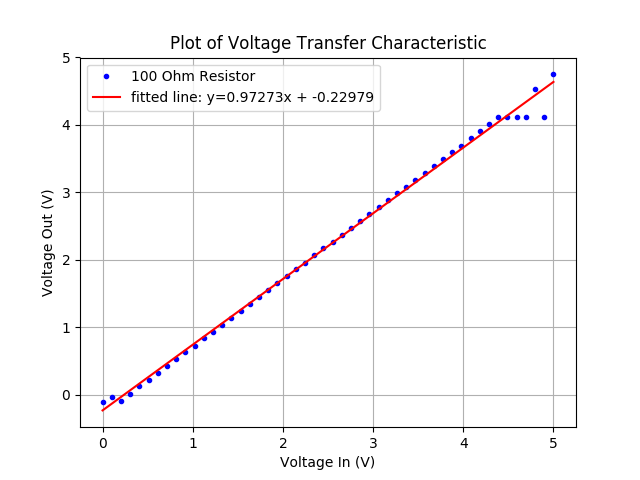

Python code for this plot:

# Simple I-V Graph


import numpy as np
import matplotlib.pyplot as plt
from scipy import stats

Vb = open('exp3-100/Vb.txt', 'r').read().split()
Vout = open('exp3-100/Vout.txt', 'r').read().split()


i = 0
for x in Vb:
    val = float(x)
    Vb[i]= val
    i = i+1

i = 0
for x in Vout:
    val = float(x)
    Vout[i]= val
    i = i+1

slope, intercept, r_value, p_value, std_err = stats.linregress(Vb, Vout)
Vb = np.array(Vb)



if __name__ == '__main__':
    title = "Plot of Voltage Transfer Characteristic"
    xLabel = "Voltage In (V)"
    yLabel = "Voltage Out (V)"

    Data = plt.plot(Vb, Vout, 'bo', markersize=3, label="100 Ohm Resistor")
    Data = plt.plot(Vb, (slope*Vb)+intercept, 'r', label="fitted line: y="+str(round(slope,5))+"x + " +str(round(intercept,5)))


    plt.legend()
    plt.xlabel(xLabel)
    plt.ylabel(yLabel)
    plt.title(title)
    plt.grid(True)
    plt.show()
